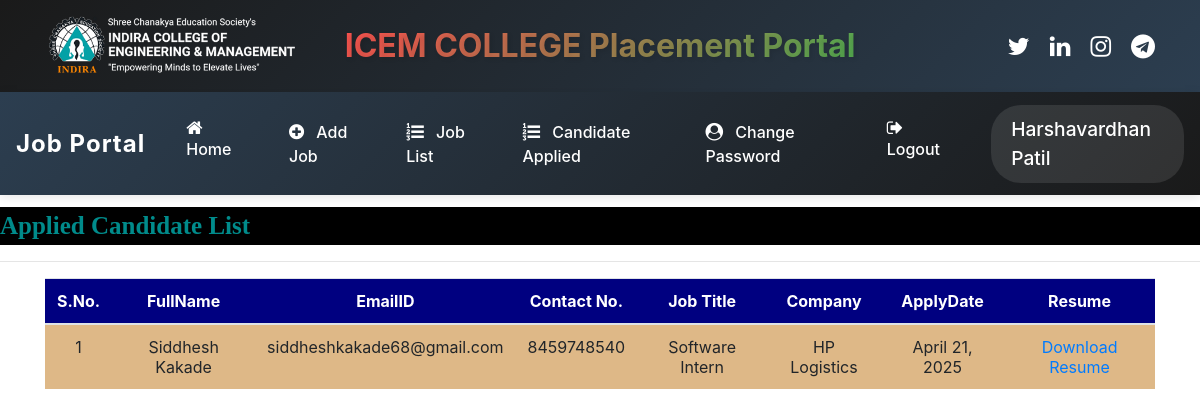
Screenshot of /applied_candidatelist (signed in) with the database file from the repository.
### job/models.py (models this page shows, shortened)
class Apply(models.Model):
    job = models.ForeignKey(Job,on_delete=models.CASCADE)
    student = models.ForeignKey(StudentUser,on_delete=models.CASCADE)
    resume = models.FileField(null=True)
    applydate = models.DateField()

class StudentUser(models.Model):
    user = models.ForeignKey(User,on_delete=models.CASCADE)
    mobile = models.CharField(max_length=15,null=True)
    image = models.FileField(null=True)
    gender = models.CharField(max_length=10,null=True)
    type = models.CharField(max_length=15,null=True)

class Job(models.Model):
    recruiter = models.ForeignKey(Recruiter,on_delete=models.CASCADE)
    start_date = models.DateField()
    end_date = models.DateField()
    title = models.CharField(max_length=100)
    salary= models.FloatField(max_length=20)
    image = models.FileField()
    description = models.CharField(max_length=300)
    experience = models.CharField(max_length=50)
    location = models.CharField(max_length=100)
    skills = models.CharField(max_length=100)
    creationdate = models.DateField()

class Recruiter(models.Model):
    user = models.ForeignKey(User,on_delete=models.CASCADE)
    mobile = models.CharField(max_length=15,null=True)
    image = models.FileField(null=True)
    gender = models.CharField(max_length=10,null=True)
    company= models.CharField(max_length=100,null=True)
    type = models.CharField(max_length=15,null=True)
    status = models.CharField(max_length=20, null=True)

### job/views.py (the view)
# urls.py: path('applied_candidatelist',applied_candidatelist,name="applied_candidatelist"),
def applied_candidatelist(request):
    if not request.user.is_authenticated:
        return redirect('recruiter_login')
    data = Apply.objects.all()
    d = {'data': data}
    return render(request,'applied_candidatelist.html',d)

### job/templates/applied_candidatelist.html (shortened to what this page needs)
{% load static %}
{% block body %}
{% include 'recruiter_navigation.html' %}
<marquee style = "font-family : 'Monotype Corsiva' ; font-size : 25px ; color : darkcyan ; background-color : black ; font-weight : bold ; margin-top:1%">
    Applied Candidate List
</marquee>
<hr>
<div class="container">
<table class="table table-hover" id="example">
    <thead>
    <tr style = "background-color : #000080 ; color : white">
        <th>S.No.</th>
        <th>FullName</th>
        <th>EmailID</th>
        <th>Contact No.</th>
        <th>Job Title</th>
        <th>Company</th>
        <th>ApplyDate</th>
        <th>Resume</th>
    </tr>
    </thead>
    <tbody>
    {% for i in data %}
    {% if request.user.id == i.job.recruiter.user.id %}
    <tr style = "background-color : #DEB887">
        <td>{{forloop.counter}}</td>
        <td>{{i.student.user.first_name}} {{i.student.user.last_name}}</td>
        <td>{{i.student.user.username}}</td>
        <td>{{i.student.mobile}}</td>
        <td>{{i.job.title}}</td>
        <td>{{i.job.recruiter.company}}</td>
        <td>{{i.applydate}}</td>
        <td><a href="{{i.resume.url}}">Download Resume</a></td>
    </tr>
    {% endif %}
    {% endfor %}
    </tbody>
</table>
</div>
{% endblock %}

### job/templates/recruiter_navigation.html (shortened to what this page needs)
<html>
<head>
    {% load static %}
    <link rel="stylesheet" href="https://maxcdn.bootstrapcdn.com/bootstrap/4.5.2/css/bootstrap.min.css">
    <link rel="stylesheet" href="https://cdnjs.cloudflare.com/ajax/libs/font-awesome/4.7.0/css/font-awesome.min.css">
</head>
<body>
<div class="header-section">
    <div class="container">
        <div class="row align-items-center">
            <div class="col-md-3">
                <div class="logo-container">
                    <img src="{% static 'images/ICEM-Logo.png' %}" class="logo-img" alt="Job Portal Logo">
                </div>
            </div>
            <div class="col-md-6 text-center">
                <div class="college-title">
                    ICEM COLLEGE Placement Portal
                </div>
            </div>
            <div class="col-md-3">
                <div class="social-icons">
                    <a href="#" class="social-icon"><i class="fa fa-twitter"></i></a>
                    <a href="#" class="social-icon"><i class="fa fa-linkedin"></i></a>
                    <a href="#" class="social-icon"><i class="fa fa-instagram"></i></a>
                    <a href="#" class="social-icon"><i class="fa fa-telegram"></i></a>
                </div>
            </div>
        </div>
    </div>
</div>
<nav class="navbar navbar-expand-lg navbar-dark">
    <a class="navbar-brand" href="#">Job Portal</a>
    <div class="collapse navbar-collapse" id="navbarNav">
        <ul class="navbar-nav">
            <li class="nav-item">
                <a class="nav-link" href="{% url 'recruiter_home' %}"><i class="fa fa-home"></i> Home</a>
            </li>
            <li class="nav-item">
                <a class="nav-link" href="{% url 'add_job' %}"><i class="fa fa-plus-circle"></i> Add Job</a>
            </li>
            <li class="nav-item">
                <a class="nav-link" href="{% url 'job_list' %}"><i class="fa fa-list-ol"></i> Job List</a>
            </li>
            <li class="nav-item">
                <a class="nav-link" href="{% url 'applied_candidatelist' %}"><i class="fa fa-list-ol"></i> Candidate Applied</a>
            </li>
            <li class="nav-item">
                <a class="nav-link" href="{% url 'change_passwordrecruiter' %}"><i class="fa fa-user-circle"></i> Change Password</a>
            </li>
            <li class="nav-item">
                <a class="nav-link" href="{% url 'Logout' %}"><i class="fa fa-sign-out"></i> Logout</a>
            </li>
        </ul>
        <div class="user-name">
            {{request.user.first_name}} {{request.user.last_name}}
        </div>
    </div>
</nav>
</body>
</html>

### job/templates/recruiter_navigation.html (style rules this page uses)
.header-section { background: linear-gradient(135deg, #1a1a1a, #2c3e50); padding: 15px 0; box-shadow: 0 2px 10px rgba(0,0,0,0.1); }
.logo-container { display: flex; align-items: center; height: 100%; }
.logo-img { max-width: 100%; height: auto; transition: transform 0.3s ease; }
.college-title { font-weight: 700; font-size: 2rem; background: linear-gradient(135deg, #ff4d4d, #4CAF50); -webkit-background-clip: text; -webkit-text-fill-color: transparent; text-shadow: 2px 2px 4px rgba(0,0,0,0.1); }
.social-icons { display: flex; justify-content: flex-end; align-items: center; height: 100%; }
.social-icon { color: #fff; font-size: 1.5rem; margin-left: 20px; transition: all 0.3s ease; position: relative; }
.navbar { background: linear-gradient(135deg, #2c3e50, #1a1a1a) !important; padding: 0.8rem 1rem; box-shadow: 0 2px 10px rgba(0,0,0,0.1); }
.navbar-brand { font-size: 1.5rem !important; font-weight: 700; letter-spacing: 1px; color: #fff !important; transition: all 0.3s ease; position: relative; }
.navbar-brand::after { content: ''; position: absolute; bottom: -5px; left: 0; width: 0; height: 2px; background: #4CAF50; transition: width 0.3s ease; }
.nav-link { color: #fff !important; margin: 0 5px; padding: 10px 20px !important; border-radius: 30px; transition: all 0.3s ease; position: relative; font-weight: 500; }
.nav-link::before { content: ''; position: absolute; bottom: 0; left: 0; width: 0; height: 2px; background: #4CAF50; transition: width 0.3s ease; }
.nav-link i { margin-right: 8px; font-size: 1.1em; transition: transform 0.3s ease; }
.user-name { color: #fff; font-size: 1.2rem; font-weight: 500; margin-left: 20px; padding: 10px 20px; border-radius: 30px; background: rgba(255,255,255,0.1); }

### job/templates/applied_candidatelist.html (style rules this page uses)
tr { text-align : center }

### rows the page displays
Apply: student.user.first_name "Siddhesh", student.user.last_name "Kakade", student.user.username "siddheshkakade68@gmail.com", student.mobile "8459748540", job "Software Intern", job.recruiter.company "HP Logistics", applydate "April 21, 2025"

### other values shown
{{ request.user.first_name }} "Harshavardhan"
{{ request.user.last_name }} "Patil"
